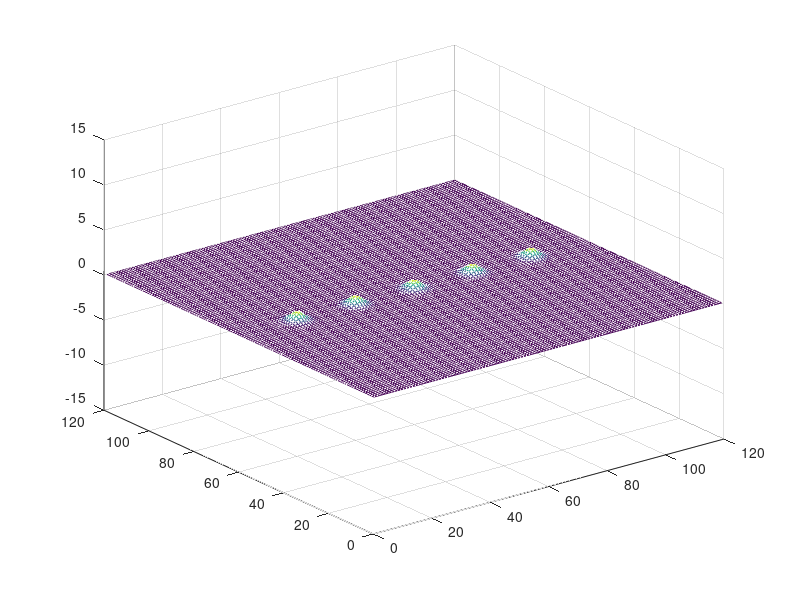

Write MATLAB code to recreate this figure. (Note: this script raises an error after producing the figure.)
% パラメータ
x_min = -30; % x の最小値
x_max = 30; % x の最大値
dx = 0.5; % x 方向の細かさ
y_min = -30; % y の最小値
y_max = 30; % y の最大値
dy = 0.5; % y 方向の細かさ
p = 10; % dxとdtの比
k = 0.005; % 減衰係数
t_min = 0;% t の最小値
t_max = 30; % t の最大値
dt = dx / p; % t 方向の細かさ

dtdx = (dt / dx) ^ 2;
dtdy = (dt / dy) ^ 2;

% 初期化処理
u = zeros((t_max - t_min) / dt, (x_max - x_min) / dx, (y_max - y_min) / dy);
for x = 1:(x_max - x_min) / dx
    for y = 1:(y_max - y_min) / dy
        u(1, x, y) = u(1, x, y) + exp(- ((x * dx + x_min)^2 + (y * dy + y_min)^2) / 2);
    end
end
for yi = 20:20:40
    for x = 1:(x_max - x_min) / dx
        for y = 1:(y_max - y_min) / dy
            u(1,x,y)=u(1,x,y)+exp(-((x*dx+x_min)^2+((y -yi)* dy + y_min)^2) / 2);
            u(1,x,y)=u(1,x,y)+exp(-((x*dx+x_min)^2+((y +yi)* dy + y_min)^2) / 2);
        end
    end
end
 
 % グラフィック初期化
[X, Y] = meshgrid(1:(x_max - x_min) / dx, 1:(y_max - y_min) / dy);
Z = squeeze(u(1,:,:));

figure
mesh(X, Y, Z)
axis([0, (x_max - x_min) / dx, 0, (y_max - y_min) / dy, -1.5 * p, 1.5 * p])
ax = gca;
ax.NextPlot = 'replaceChildren';
F((t_max - t_min) / dt) = struct('cdata',[],'colormap',[]);
v = VideoWriter('newfile.mp4','MPEG-4'); v.Quality = 100;
v.FrameRate = 30;
open(v)

% シミュレーション実行
for t = 1:(t_max - t_min) / dt
    if t >= (t_max - t_min) / dt
        break;
    end
    Z = squeeze(u(t,:,:));
    mesh(X, Y, Z);
    drawnow
    F(t) = getframe(gcf);
    writeVideo(v,F(t));

    for x = 1:(x_max - x_min) / dx 
        for y = 1:(y_max - y_min) / dy
        u(t + 1, x, y) = 0;
            if x == 1
                u(t + 1, x, y) = u(t + 1, x, y) + dtdx * (u(t, x + 1, y) - 2 * u(t, x, y) + 0);
            elseif x == (x_max - x_min) / dx
                u(t + 1, x, y) = u(t + 1, x, y) + dtdx * (0 - 2 * u(t, x, y) + u(t, x - 1, y));
            else
                u(t + 1, x, y) = u(t + 1, x, y) + dtdy * (u(t, x + 1, y) - 2 * u(t, x, y) + u(t, x - 1, y));
            end
            if y == 1
                u(t + 1, x, y) = u(t + 1, x, y) + dtdx * (u(t, x, y + 1) - 2 * u(t, x, y) + 0);
            elseif y == (y_max - y_min) / dy
                u(t + 1, x, y) = u(t + 1, x, y) + dtdy * (0 - 2 * u(t, x, y) + u(t, x, y - 1));
            else
                u(t + 1, x, y) = u(t + 1, x, y) + dtdy * (u(t, x, y + 1) - 2 * u(t, x, y) + u(t, x, y - 1));
            end
            if t == 1
                u(t + 1, x, y) = u(t + 1, x, y) + (2 - k) * u(t, x, y) - 0;
            else
                u(t + 1, x, y) = u(t + 1, x, y) + (2 - k) * u(t, x, y) - (1 - k);
            end
        end
    end
end

close(v);